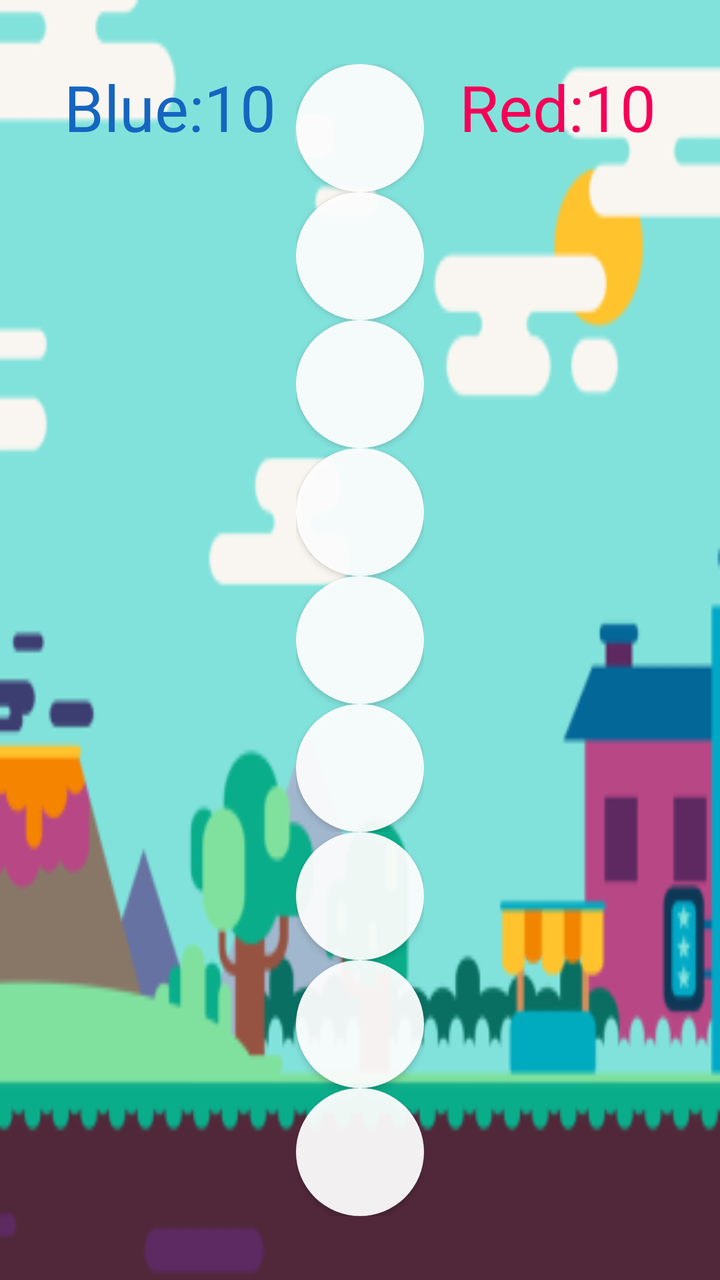
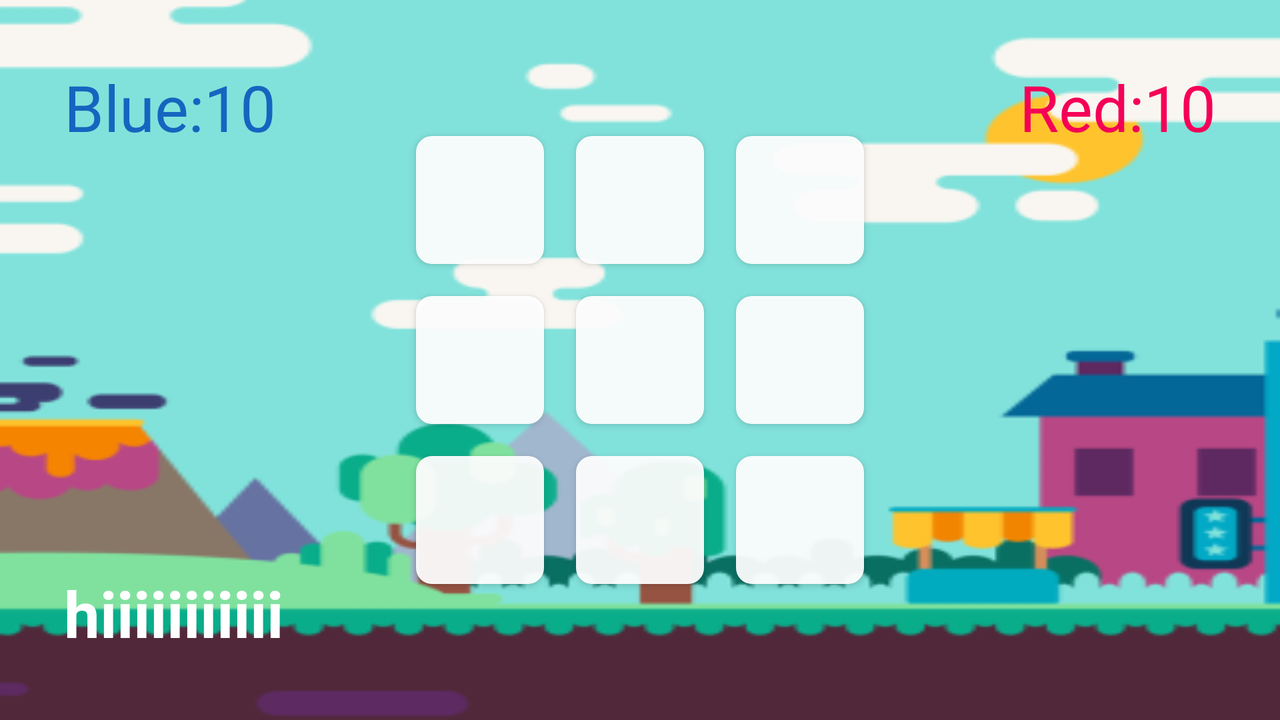

Compare how this app lays out the same screen by default and in its alternative resource folder. The renders come first, then the two layout files and the values they reference.
<!-- AndroidManifest.xml: application theme AppTheme -->
<!-- res/layout/fragment_tic_tac_toe.xml -->
<FrameLayout xmlns:android="http://schemas.android.com/apk/res/android"
    xmlns:tools="http://schemas.android.com/tools"
    android:layout_width="match_parent"
    android:layout_height="match_parent"
    android:background="@mipmap/tic_tac_toe_foreground"
    tools:context="Fragments.TicTacToe">

    <LinearLayout
        android:layout_width="match_parent"
        android:layout_height="match_parent"
        android:layout_gravity="center"
        android:gravity="center"
        android:orientation="vertical">

        <LinearLayout style="@style/linears">

            <Button
                android:id="@+id/r1c1t"
                style="@style/buttons" />

            <Button
                android:id="@+id/r1c2t"
                style="@style/buttons" />

            <Button
                android:id="@+id/r1c3t"
                style="@style/buttons" />

        </LinearLayout>

        <LinearLayout style="@style/linears">

            <Button
                android:id="@+id/r2c1t"
                style="@style/buttons" />

            <Button
                android:id="@+id/r2c2t"
                style="@style/buttons" />

            <Button
                android:id="@+id/r2c3t"
                style="@style/buttons" />

        </LinearLayout>

        <LinearLayout style="@style/linears">

            <Button
                android:id="@+id/r3c1t"
                style="@style/buttons" />

            <Button
                android:id="@+id/r3c2t"
                style="@style/buttons" />

            <Button
                android:id="@+id/r3c3t"
                style="@style/buttons" />

        </LinearLayout>


    </LinearLayout>

    <RelativeLayout
        android:layout_width="match_parent"
        android:layout_height="match_parent"
        android:layout_margin="32dp">

        <TextView
            android:id="@+id/blue_score"
            android:layout_width="wrap_content"
            android:layout_height="wrap_content"
            android:layout_toEndOf="@id/blue_text"
            android:textColor="@color/blue"
            android:textSize="32sp"
            tools:text="10" />

        <TextView
            android:id="@+id/red_text"
            android:layout_width="wrap_content"
            android:layout_height="wrap_content"
            android:layout_toStartOf="@+id/red_score"
            android:text="@string/red"
            android:textColor="@color/red"
            android:textSize="32sp" />

        <TextView
            android:id="@+id/red_score"
            android:layout_width="wrap_content"
            android:layout_height="wrap_content"
            android:layout_alignParentEnd="true"
            android:textColor="@color/red"
            android:textSize="32sp"
            tools:text="10" />


        <TextView
            android:id="@+id/blue_text"
            android:layout_width="wrap_content"
            android:layout_height="wrap_content"
            android:layout_alignParentStart="true"
            android:text="@string/blue"
            android:textColor="@color/blue"
            android:textSize="32sp" />

    </RelativeLayout>

</FrameLayout>
<!-- resources referenced by this layout -->
<resources>
  <color name="blue">#1565C0</color>
  <color name="red">#F50057</color>
  <!-- mipmap tic_tac_toe_foreground: png bitmap (mipmap-hdpi, 8722 bytes) -->
  <string name="blue">Blue: </string>
  <string name="red">Red: </string>
  <style name="buttons" parent="AppTheme">
          <item name="android:layout_width">64dp</item>
          <item name="android:layout_height">64dp</item>
          <item name="android:clickable">false</item>
          <item name="android:background">@drawable/rounded_button</item>
      </style>
  <style name="linears" parent="AppTheme">
          <item name="android:layout_height">wrap_content</item>
          <item name="android:layout_width">wrap_content</item>
          <item name="android:clickable">true</item>
          <item name="android:orientation">vertical</item>
      </style>
  <style name="AppTheme" parent="Theme.AppCompat.Light.DarkActionBar">
          
          <item name="colorPrimary">@color/colorPrimary</item>
          <item name="colorPrimaryDark">@color/colorPrimaryDark</item>
          <item name="colorAccent">@color/colorAccent</item>
      </style>
  <!-- drawable rounded_button (drawable) -->
  <?xml version="1.0" encoding="utf-8"?>
  <shape xmlns:android="http://schemas.android.com/apk/res/android"
      android:shape="rectangle">
      <corners
          android:bottomLeftRadius="32dp"
          android:bottomRightRadius="32dp"
          android:topLeftRadius="32dp"
          android:topRightRadius="32dp" />
      <solid android:color="#eeffffff" />
  </shape>
  <color name="colorPrimary">#6200EE</color>
  <color name="colorPrimaryDark">#3700B3</color>
  <color name="colorAccent">#03DAC5</color>
</resources>
<!-- res/layout-land/fragment_tic_tac_toe.xml (the repository's variant of the layout above) -->
<!-- drawn on the phone turned sideways -->
<FrameLayout xmlns:android="http://schemas.android.com/apk/res/android"
    xmlns:tools="http://schemas.android.com/tools"
    android:layout_width="match_parent"
    android:layout_height="match_parent"
    android:background="@mipmap/tic_tac_toe_foreground"
    tools:context="Fragments.TicTacToe">

    <LinearLayout
        android:layout_width="match_parent"
        android:layout_height="match_parent"
        android:layout_gravity="center"
        android:gravity="center"
        android:orientation="horizontal">

        <LinearLayout style="@style/ttt_linears">

            <Button
                android:id="@+id/r1c1t"
                style="@style/ttt_buttons" />

            <Button
                android:id="@+id/r1c2t"
                style="@style/ttt_buttons" />

            <Button
                android:id="@+id/r1c3t"
                style="@style/ttt_buttons" />

        </LinearLayout>

        <LinearLayout style="@style/ttt_linears">

            <Button
                android:id="@+id/r2c1t"
                style="@style/ttt_buttons" />

            <Button
                android:id="@+id/r2c2t"
                style="@style/ttt_buttons" />

            <Button
                android:id="@+id/r2c3t"
                style="@style/ttt_buttons" />

        </LinearLayout>

        <LinearLayout style="@style/ttt_linears">

            <Button
                android:id="@+id/r3c1t"
                style="@style/ttt_buttons" />

            <Button
                android:id="@+id/r3c2t"
                style="@style/ttt_buttons" />

            <Button
                android:id="@+id/r3c3t"
                style="@style/ttt_buttons" />

        </LinearLayout>


    </LinearLayout>

    <RelativeLayout
        android:layout_width="match_parent"
        android:layout_height="match_parent"
        android:layout_margin="32dp">

        <TextView
            android:id="@+id/blue_score"
            android:layout_width="wrap_content"
            android:layout_height="wrap_content"
            android:layout_toEndOf="@id/blue_text"
            android:textColor="@color/blue"
            android:textSize="32sp"
            tools:text="10" />

        <TextView
            android:id="@+id/red_text"
            android:layout_width="wrap_content"
            android:layout_height="wrap_content"
            android:layout_toStartOf="@+id/red_score"
            android:text="@string/red"
            android:textColor="@color/red"
            android:textSize="32sp" />

        <TextView
            android:id="@+id/red_score"
            android:layout_width="wrap_content"
            android:layout_height="wrap_content"
            android:layout_alignParentEnd="true"
            android:textColor="@color/red"
            android:textSize="32sp"
            tools:text="10" />


        <TextView
            android:id="@+id/blue_text"
            android:layout_width="wrap_content"
            android:layout_height="wrap_content"
            android:layout_alignParentStart="true"
            android:text="@string/blue"
            android:textColor="@color/blue"
            android:textSize="32sp" />

        <TextView
            android:id="@+id/turn"
            android:layout_width="wrap_content"
            android:layout_height="wrap_content"
            tools:text="hiiiiiiiiiii"
            android:textSize="32sp"
            android:textStyle="bold"
            android:textColor="#FFFFFF"
            android:layout_alignParentBottom="true" />



    </RelativeLayout>

</FrameLayout>
<!-- resources referenced by the variant -->
<!-- as the phone turned sideways resolves them -->
<resources>
  <color name="blue">#1565C0</color>
  <color name="red">#F50057</color>
  <!-- mipmap tic_tac_toe_foreground: png bitmap (mipmap-hdpi, 8722 bytes) -->
  <string name="blue">Blue: </string>
  <string name="red">Red: </string>
  <style name="ttt_buttons" parent="AppTheme">
          <item name="android:layout_width">64dp</item>
          <item name="android:layout_height">64dp</item>
          <item name="android:layout_margin">8dp</item>
          <item name="android:background">@drawable/ttt_button</item>
      </style>
  <style name="ttt_linears" parent="AppTheme">
          <item name="android:layout_height">wrap_content</item>
          <item name="android:layout_width">wrap_content</item>
          <item name="android:orientation">vertical</item>
      </style>
  <style name="AppTheme" parent="Theme.AppCompat.Light.DarkActionBar">
          
          <item name="colorPrimary">@color/colorPrimary</item>
          <item name="colorPrimaryDark">@color/colorPrimaryDark</item>
          <item name="colorAccent">@color/colorAccent</item>
      </style>
  <!-- drawable ttt_button (drawable) -->
  <?xml version="1.0" encoding="utf-8"?>
  <shape xmlns:android="http://schemas.android.com/apk/res/android"
      android:shape="rectangle">
      <corners
          android:bottomLeftRadius="8dp"
          android:bottomRightRadius="8dp"
          android:topLeftRadius="8dp"
          android:topRightRadius="8dp" />
      <solid android:color="#eeffffff" />
  </shape>
  <color name="colorPrimary">#6200EE</color>
  <color name="colorPrimaryDark">#3700B3</color>
  <color name="colorAccent">#03DAC5</color>
</resources>
